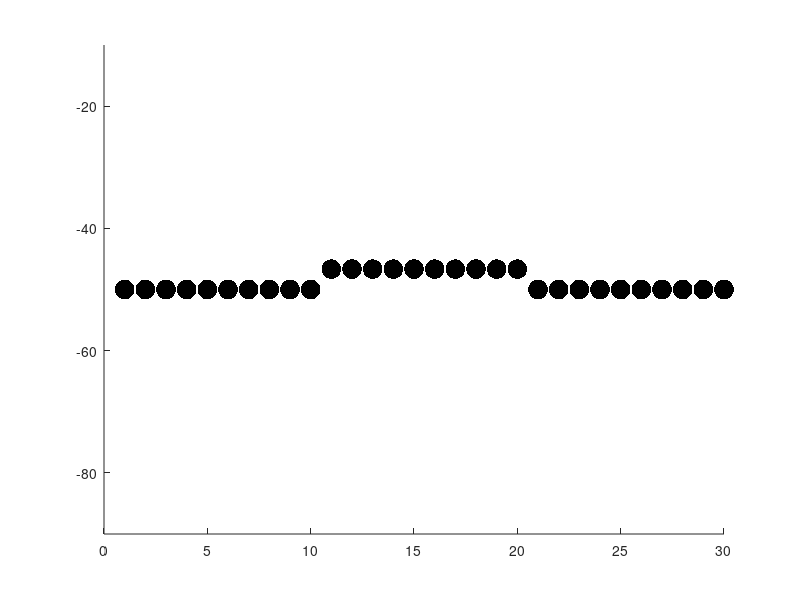

This figure's MATLAB source:

Iinject = 0;

Gepsp = 0;
Gipsp = 0;
Gleak = 1;
Gtotal = Gepsp + Gipsp + Gleak;

Eepsp = 10;
Eipsp = -80;
Eleak = -70;

Enet = -[-[Gleak/Gtotal * Eleak] - [Gipsp/Gtotal * Eipsp] - [Gepsp/Gtotal * Eepsp]];
dV = Iinject * 1/Gtotal;

x = [1:30];
hfig = figure;
hold on
set(gca,'YLim',[-90,-30]);
y = nan(30,1);
y(1:10) = Enet;
y(11:20) = Enet+dV;
y(21:30) = Enet;
h = scatter(x,y,200,'k','fill');
% set(h,'XDataSource','x');
set(h,'YDataSource','y');

%%
inject_current = 1;
Iinject = 5;
Ginject = 1;
Einject = -10;

doDiff = 0;

Gepsp = 0.5;
Gipsp = 0;
Gleak = 1;
Gtotal = Gepsp + Gipsp + Gleak;

Eepsp = -10;
Eipsp = -80;
Eleak = -70;

% y = -[Gleak * (Vm - Eleak)] - [Gipsp * (Vm - Eipsp)] - [Gepsp * (Vm - Eepsp)] ;

Enet = -[-[Gleak/Gtotal * Eleak] - [Gipsp/Gtotal * Eipsp] - [Gepsp/Gtotal * Eepsp]];
if inject_current ==1
dV = Iinject * 1/Gtotal;
else
    Gnetstep = Gtotal + Ginject;
dV = -[Ginject/Gnetstep * Einject];    
end

y = nan(30,1);
if doDiff ==1
y(1:10) = Enet-Enet;
y(11:20) = Enet+dV-Enet;
y(21:30) = Enet-Enet;
set(gca,'YLim',[-20,30]);
else
        y(1:10) = Enet;
y(11:20) = Enet+dV;
y(21:30) = Enet;
set(gca,'YLim',[-90,-10]);
end
% y = Vm - [Gtotal * (Vm - Enet)];
refreshdata

